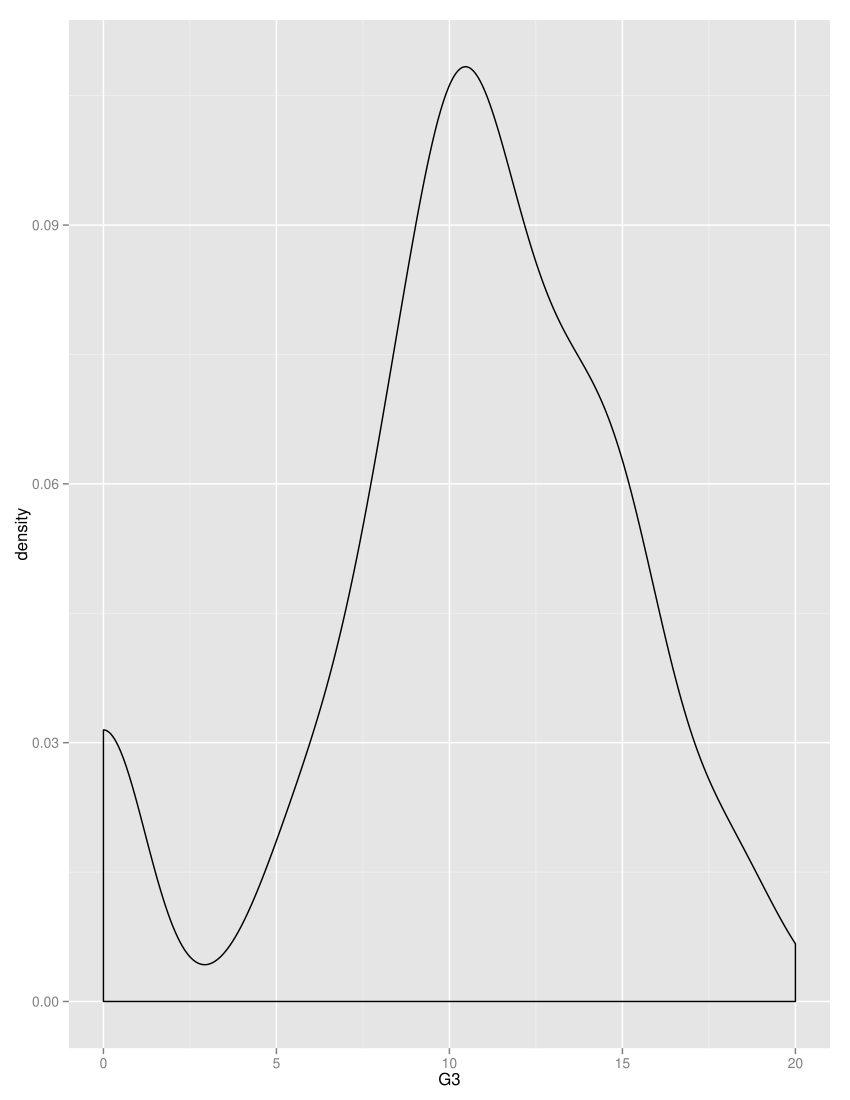

Here is the R script that generated this plot:
install.packages("ggplot2")
library("ggplot2")

mat$G3
summary(mat$G3)

ggplot(G3, data=mat, geom="density", alpha=I(.5))
